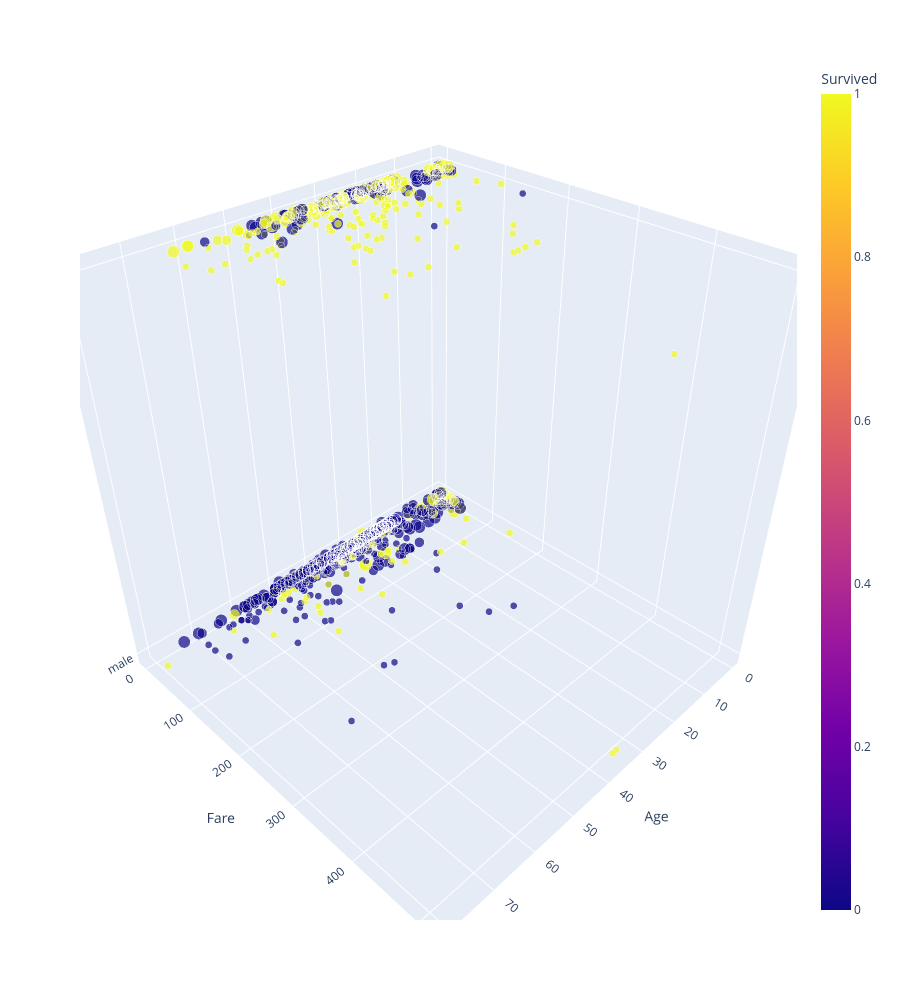

Write notebook code for a chart like this one.
### Code cell
fig = px.scatter_3d(df_titanic, x="Age", y="Fare", z="Sex", color="Survived", size="Pclass",
                    height= 1000)
fig.show()

### Figure 1 — Plotly figure (JSON) as saved in the notebook; plotly's stock layout.template omitted (floating-point values rounded to 4 significant figures; data arrays with more than 128 entries replaced by an {"elided": "..."} marker saying what was removed)
{"data": [{"hovertemplate": "Age=%{x}<br>Fare=%{y}<br>Sex=%{z}<br>Pclass=%{marker.size}<br>Survived=%{marker.color}<extra></extra>", "legendgroup": "", "marker": {"color": {"elided": "889 int values"}, "coloraxis": "coloraxis", "size": {"elided": "889 int values"}, "sizemode": "area", "sizeref": 0.0075, "symbol": "circle"}, "mode": "markers", "name": "", "scene": "scene", "showlegend": false, "type": "scatter3d", "x": {"elided": "889 float values"}, "y": {"elided": "889 float values"}, "z": {"elided": "889 str values"}}], "layout": {"coloraxis": {"colorbar": {"title": {"text": "Survived"}}, "colorscale": [[0, "#0d0887"], [0.1111, "#46039f"], [0.2222, "#7201a8"], [0.3333, "#9c179e"], [0.4444, "#bd3786"], [0.5556, "#d8576b"], [0.6667, "#ed7953"], [0.7778, "#fb9f3a"], [0.8889, "#fdca26"], [1, "#f0f921"]]}, "height": 1000, "legend": {"itemsizing": "constant", "tracegroupgap": 0}, "margin": {"t": 60}, "scene": {"domain": {"x": [0, 1], "y": [0, 1]}, "xaxis": {"title": {"text": "Age"}}, "yaxis": {"title": {"text": "Fare"}}, "zaxis": {"title": {"text": "Sex"}}}}}
